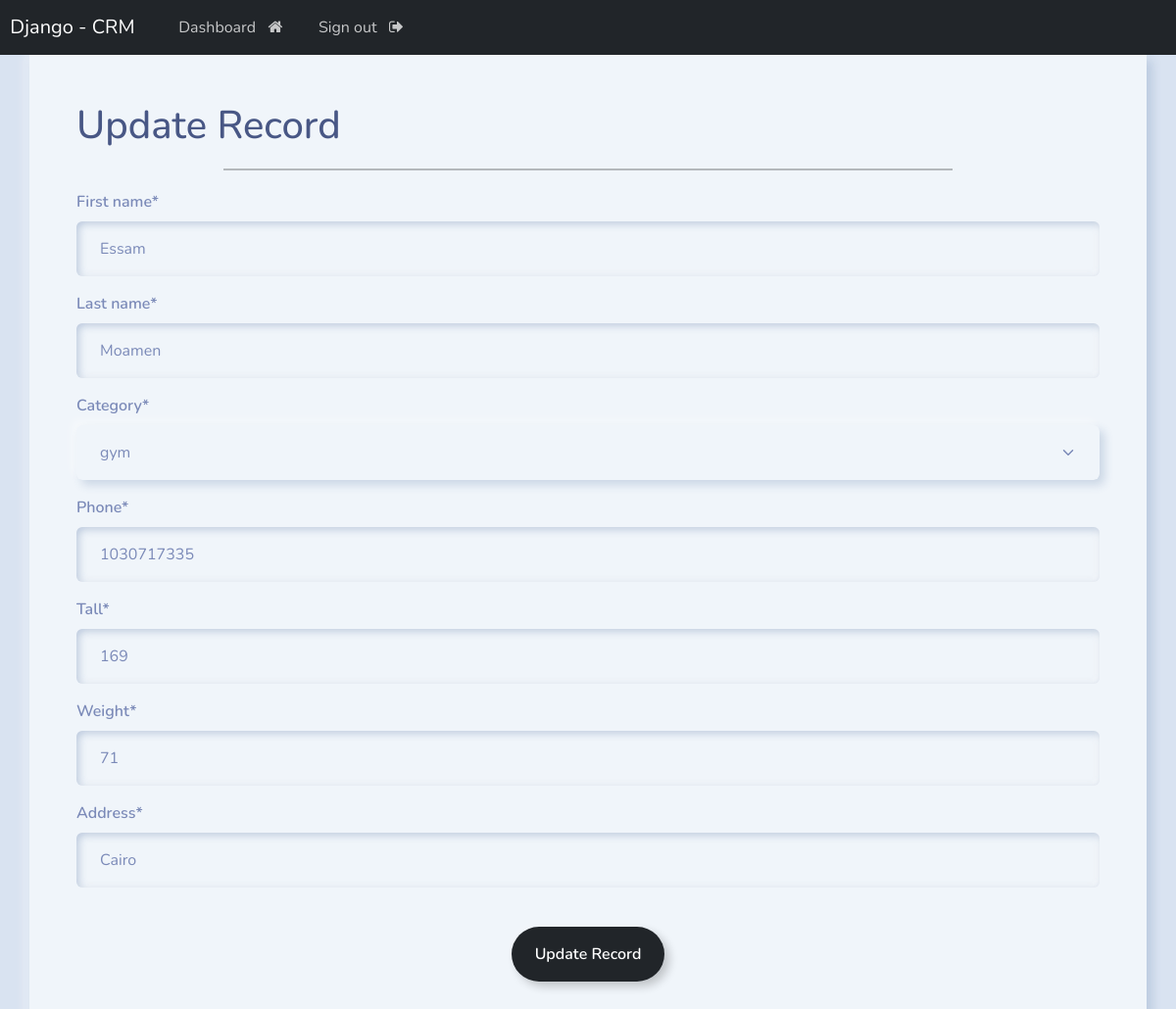
/update_record/1/ (signed in), run on the app's committed database.
### webapp/models.py (models this page shows, shortened)
class Record(models.Model):
    first_name = models.CharField(max_length=250)
    last_name = models.CharField(max_length=250)
    category = models.ForeignKey(Category, on_delete=models.CASCADE, related_name='records')
    phone = models.CharField(max_length=20)
    tall = models.IntegerField()
    weight = models.IntegerField()
    address = models.CharField(max_length=250)
    created_at = models.DateTimeField(auto_now_add=True)

### webapp/views.py (the view)
# urls.py: path('update_record/<int:record_id>/', update_record, name='update_record'),
@login_required(login_url='login')
def update_record(request, record_id):
    record = get_object_or_404(Record, id=record_id)
    form = updateRecordForm(instance=record)
    if request.method == 'POST':
        form = updateRecordForm(request.POST, instance=record)
        if form.is_valid():
            form.save()
            messages.success(request, 'Record updated successfully.')
            return redirect('dashboard')
    return render(request, 'web/update_record.html', {'form': form, 'record': record})

### webapp/forms.py
class updateRecordForm(forms.ModelForm):
    class Meta:
        model = Record
        fields = ['first_name', 'last_name', 'category', 'phone', 'tall', 'weight', 'address']
        widgets = {
            'first_name': forms.TextInput(attrs={'class': 'form-control'}),
            'last_name': forms.TextInput(attrs={'class': 'form-control'}),
            'category': forms.Select(attrs={'class': 'form-control'}),
            'tall': forms.NumberInput(attrs={'class': 'form-control'}),
            'weight': forms.NumberInput(attrs={'class': 'form-control'}),
            'phone': forms.TextInput(attrs={'class': 'form-control'}),
            'address': forms.TextInput(attrs={'class': 'form-control'}),
        }

### webapp/models.py (called while the page is built)
    def __str__(self):
        return self.name

### templates/web/update_record.html (shortened to what this page needs)
{%extends 'base.html' %}
{%load crispy_forms_tags%}
{% block content %}
<div class="container bg-light shadow p-5 form layout">
    <h1> Update Record </h1>
    <hr style="border: 1px solid #000;margin: 20px 150px;">
    <form method="post" autocomplete="off">
        {{ form|crispy }}
    </form>
    <div class="text-center">
      <br>
      <button type="submit" class="btn btn-outline-dark">Update Record</button>
    </div>
    <br>
</div>
{%endblock%}

### data on the page
Record: first_name "Essam", last_name "Moamen", category "gym", phone "1030717335", tall "169", weight "71", address "Cairo"
